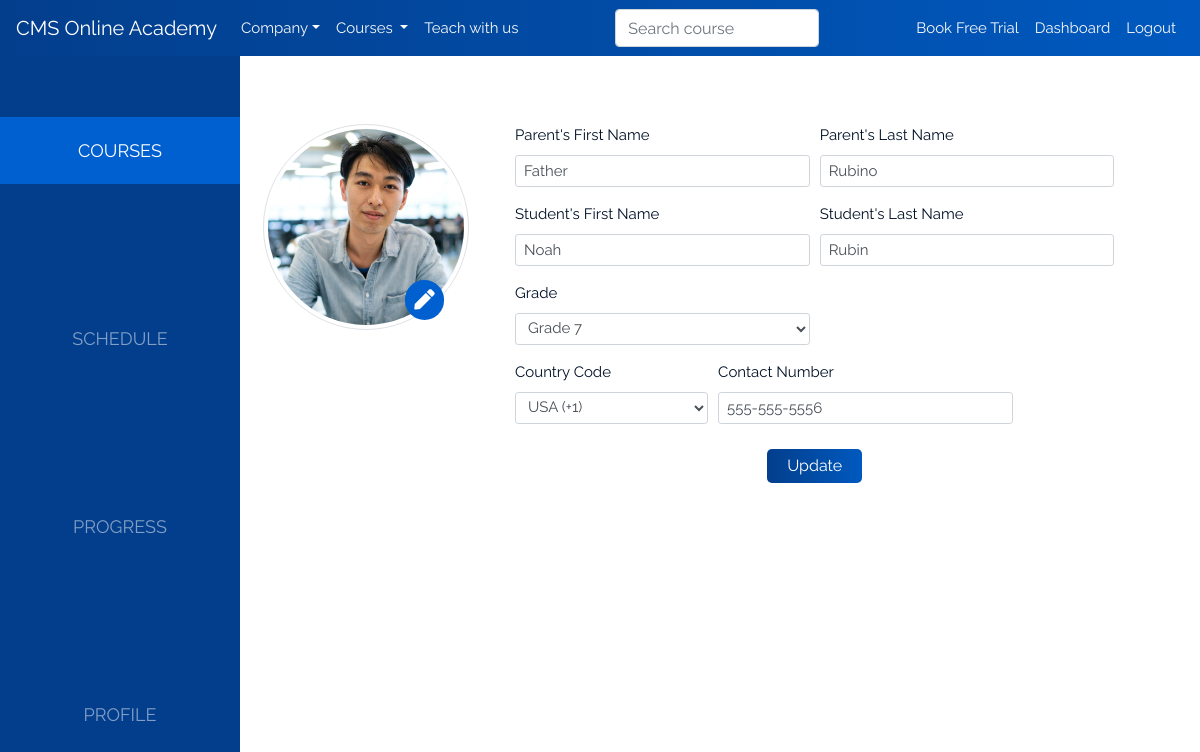
Page /student/profile (signed in) on the committed database.
### api/models.py (models this page shows, shortened)
class AcademyUser(models.Model):
    class Meta:
        abstract = True
    django_user = models.OneToOneField(User, on_delete=models.CASCADE, primary_key=True)
    @classmethod
    def get_for(cls, user: User):
        if isinstance(user, AnonymousUser):
            return None
        try:
            return Student.objects.get(django_user=user)
        except Student.DoesNotExist:
            try:
                return Instructor.objects.get(django_user=user)
            except Instructor.DoesNotExist:
                pass

class Student(AcademyUser):
    student_first_name = models.CharField(max_length=25)
    student_last_name = models.CharField(max_length=25)
    parent_first_name = models.CharField(max_length=25)
    parent_last_name = models.CharField(max_length=25)
    grade = models.PositiveSmallIntegerField()
    country = models.PositiveSmallIntegerField()  # This should probably use country code instead of the number.
    phone_number = models.CharField(max_length=50)

### api/views.py (the view)
# urls.py: path('student/profile', student_profile, name='student-profile'),
def student_profile(request):
    me = AcademyUser.get_for(request.user)
    if request.method == 'POST':
        form = RegistrationForm(request.POST, instance=me)
        form.save()
    return standard_view('student/profile.html')(request)

### api/views.py (called while the page is built)
def standard_view(template_name, ctx=None):
    if ctx is None:
        ctx = {}
    def view(request, **kwargs):
        template = loader.get_template(template_name)
        context = {
            'me': AcademyUser.get_for(request.user),
            'all_categories': Category.objects.all(),
            **kwargs,
            **ctx,
        }
        return HttpResponse(template.render(context, request))
    return view

### templates/student/profile.html (shortened to what this page needs)
{% extends 'student/student-base.html' %}
{% load static %}
{% block student-body %}
    <div class="tab-pane fade show active" role="tabpanel" >
        <div class="row profile mx-2">
            <div class="col-md-3 text-center">
                <div class="profile-pic mt-2 mt-md-5">
                    <img src="{% static 'images/test1.jpg' %}" class="img-thumbnail">
                    <div class="edit"><a href="#"><i class="fa fa-pen fa-lg"></i></a></div>
                </div>
            </div>
            <div class="col-md-8 mx-md-3 my-2">
                <form class="pt-lg-4" action="{% url 'student-profile' %}" method="post">
                    <div class="form-row">
                        <div class="col-6">
                            <label for="pfname">Parent's First Name</label>
                            <input type="text" id="pfname" name="parent_first_name"
                                   class="form-control form-control-sm " placeholder="ex) John"
                                   required value="{{ me.parent_first_name }}">
                        </div>
                        <div class="col-6">
                            <label for="plname">Parent's Last Name</label>
                            <input type="text" id="plname" name="parent_last_name" class="form-control form-control-sm"
                                   placeholder="ex) Doe" required value="{{ me.parent_last_name }}">
                        </div>
                    </div>
                    <div class="form-row">
                        <div class="col-6">
                            <label for="sfname">Student's First Name</label>
                            <input type="text" id="sfname" name="student_first_name"
                                   class="form-control form-control-sm" placeholder="ex John" required
                                   value="{{ me.student_first_name }}">
                        </div>
                        <div class="col-6">
                            <label for="slname">Student's Last Name</label>
                            <input type="text" id="slname" name="student_last_name" class="form-control form-control-sm"
                                   placeholder="ex Doe" required value="{{ me.student_last_name }}">
                        </div>
                    </div>
                    <div class="form-row">
                        <div class="col-6">
                            <label for="grade">Grade</label>
                            <select id="grade" name="grade" class="form-control form-control-sm">
                                <option value="7" {% if me.grade == 7 %}selected{% endif %}>Grade 7</option>
                            </select>
                        </div>
                    </div>
                    <div class="form-row">
                        <div class="col-4">
                            <label for="cc">Country Code</label>
                            <select id="cc" name="country" class="form-control form-control-sm">
                                <option data-countryCode="US" value="1" {% if me.country == 1 %}selected{% endif %}>USA
                                    (+1)
                                </option>
                            </select>
                        </div>
                        <div class="col-6">
                            <label for="cn">Contact Number</label>
                            <input type="tel" id="cn" name="phone_number" class="form-control form-control-sm"
                                   placeholder="9999999999" required value="{{ me.phone_number }}">
                        </div>
                    </div>
                    <div class="text-center">
                        <button type="submit" class="form-btn custom-btn">Update</button>
                    </div>
                </form>
            </div>
        </div>
    </div>
{% endblock %}

### api/static/styles/index.css (style rules this page uses)
html { scroll-behavior: smooth; }
body { color:#001127; }
a, a:hover, a:active { color:#001127; text-decoration: none; cursor: pointer; }
label, .form-control-sm { font-family: 'Raleway', sans-serif; white-space: nowrap; font-weight: 400; font-size: 15px; }
.form-row { margin-top: 15px; margin-bottom: 15px; }
.form-btn { font-family: 'Raleway', sans-serif; font-size: 16px; border-radius: 5px; padding: 5px; padding-left:20px; padding-right: 20px; margin: 10px; }
.custom-btn { color: white; background-color: #0059BF; background-image: linear-gradient(to right, #033E8C , #0059BF); border: none; }

### api/static/styles/student.css (style rules this page uses)
html { scroll-behavior: smooth; }
body { color:#001127; font-family: 'Raleway', sans-serif; font-weight: 400; overflow-x: hidden; }
a, a:hover, a:active { color:#001127; text-decoration: none; cursor: pointer; }
.form-btn { font-family: 'Raleway', sans-serif; font-size: 16px; border-radius: 5px; padding: 5px; padding-left:20px; padding-right: 20px; margin: 10px; }
.custom-btn { color: white; background-color: #0059BF; background-image: linear-gradient(to right, #033E8C , #0059BF); border: none; }
.profile { font-size: 16px; }
.profile-pic { position: relative; display: inline-block; }
.profile-pic img { border-radius: 100%; }
.profile-pic .edit { position: absolute; right: 12%; bottom: 5%; }
.edit .fa-pen { color: white; padding: 1vw .8vw; background-color: #0060CF; border-radius: 100%; font-size: 1.7vw; }
.profile .form-row { margin-top: 15px; margin-bottom: 15px; }

### rows in the picture
Student: parent_first_name "Father", parent_last_name "Rubino", student_first_name "Noah", student_last_name "Rubin", grade "Grade 7", country "USA (+1)", phone_number "555-555-5556"
